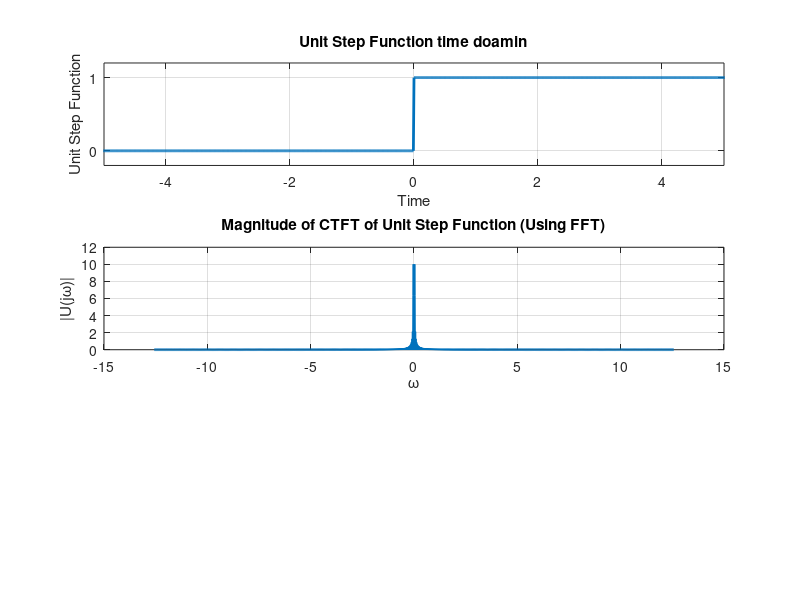

Reproduce this figure in MATLAB. (Note: this script raises an error after producing the figure.)
Ts=1/100;
t = -10:Ts:10;
unitstep = t>=0;%creates a logical array unitstep where each element is true if the corresponding element in the array t is greater than or equal to zero, and false otherwise.
subplot(3,1,1);
plot(t,unitstep,'LineWidth', 2);
set(gca, 'YTick', [0 1]); 
xlim([-5, 5]); % Set limits for x-axis
ylim([-0.2, 1.2]); % Set limits for y-axis
xlabel('Time');
ylabel('Unit Step Function');
title('Unit Step Function time doamin');
grid on;

Fs=1/Ts;
% Compute the Fourier Transform using FFT
U = fft(unitstep)/Fs; % Normalize by sampling frequency

% Frequency vector
N = length(U);
Omega = linspace(-4*pi, 4*pi, N);

% Plot the magnitude of the Fourier Transform
subplot(3,1,2);
plot(Omega, fftshift(abs(U)), 'LineWidth', 2);
title('Magnitude of CTFT of Unit Step Function (Using FFT)');
xlabel('\omega');
ylabel('|U(j\omega)|');
grid on;

% Define symbolic variables
syms omega;

% Define the function
f = omega * dirac(omega) + 1/(1i * omega);

% Define the range of omega values
omega_values = linspace(-10, 10, 1000);

% Evaluate the function at different omega values
f_values = subs(f, omega, omega_values);

% Plot the function
subplot(3,1,3);
plot(omega_values, real(f_values), 'b', 'LineWidth', 2);
hold on;
plot(omega_values, imag(f_values), 'r', 'LineWidth', 2);
hold off;

title('Plot of omega*impulse(omega) + 1/(i*omega)');
xlabel('\omega');
ylabel('Function Value');
legend('Real Part', 'Imaginary Part');
grid on;


%plot(f, abs(y), 'LineWidth', 2);
%xlabel('Frequency (Hz)');
%ylabel('|CTFT|');
%title('Magnitude of CTFT of Unit Step Function');
%grid on;